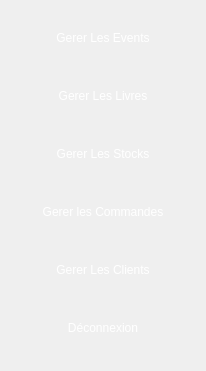
   <widget class="QWidget" name="gridLayoutWidget">
    <property name="geometry">
     <rect>
      <x>0</x>
      <y>10</y>
      <width>206</width>
      <height>371</height>
     </rect>
    </property>
    <layout class="QGridLayout" name="gridLayout">
     <item row="7" column="0">
      <widget class="QPushButton" name="Dconnexion">
       <property name="maximumSize">
        <size>
         <width>16777215</width>
         <height>50</height>
        </size>
       </property>
       <property name="styleSheet">
        <string notr="true">QPushButton {
            color: white;
            border-image: url(:/img/bouton.png) 3 10 3 10;
	font: 12pt &quot;calibri&quot;;
            border-top: 3px transparent;
            border-bottom: 3px transparent;
            border-right: 10px transparent;
            border-left: 10px transparent;
        }</string>
       </property>
       <property name="text">
        <string>Déconnexion</string>
       </property>
      </widget>
     </item>
     <item row="3" column="0">
      <widget class="QPushButton" name="stocks">
       <property name="maximumSize">
        <size>
         <width>16777215</width>
         <height>50</height>
        </size>
       </property>
       <property name="styleSheet">
        <string notr="true">QPushButton {
            color: white;
            border-image: url(:/img/bouton.png) 3 10 3 10;
	font: 12pt &quot;calibri&quot;;
            border-top: 3px transparent;
            border-bottom: 3px transparent;
            border-right: 10px transparent;
            border-left: 10px transparent;
        }</string>
       </property>
       <property name="text">
        <string>Gerer Les Stocks</string>
       </property>
      </widget>
     </item>
     <item row="0" column="0">
      <widget class="QPushButton" name="events">
       <property name="maximumSize">
        <size>
         <width>16777215</width>
         <height>50</height>
        </size>
       </property>
       <property name="styleSheet">
        <string notr="true">QPushButton {
            color: white;
            border-image: url(:/img/bouton.png) 3 10 3 10;
	font: 12pt &quot;calibri&quot;;
            border-top: 3px transparent;
            border-bottom: 3px transparent;
            border-right: 10px transparent;
            border-left: 10px transparent;
        }</string>
       </property>
       <property name="text">
        <string>Gerer Les Events</string>
       </property>
      </widget>
     </item>
     <item row="2" column="0">
      <widget class="QPushButton" name="livres">
       <property name="maximumSize">
        <size>
         <width>16777215</width>
         <height>50</height>
        </size>
       </property>
       <property name="styleSheet">
        <string notr="true">QPushButton {
            color: white;
            border-image: url(:/img/bouton.png) 3 10 3 10;
	font: 12pt &quot;calibri&quot;;
            border-top: 3px transparent;
            border-bottom: 3px transparent;
            border-right: 10px transparent;
            border-left: 10px transparent;
        }</string>
       </property>
       <property name="text">
        <string>Gerer Les Livres</string>
       </property>
      </widget>
     </item>
     <item row="6" column="0">
      <widget class="QPushButton" name="clients">
       <property name="maximumSize">
        <size>
         <width>16777215</width>
         <height>50</height>
        </size>
       </property>
       <property name="styleSheet">
        <string notr="true">QPushButton {
            color: white;
            border-image: url(:/img/bouton.png) 3 10 3 10;
	font: 12pt &quot;calibri&quot;;
            border-top: 3px transparent;
            border-bottom: 3px transparent;
            border-right: 10px transparent;
            border-left: 10px transparent;
        }</string>
       </property>
       <property name="text">
        <string>Gerer Les Clients</string>
       </property>
      </widget>
     </item>
     <item row="4" column="0">
      <widget class="QPushButton" name="commandes">
       <property name="maximumSize">
        <size>
         <width>16777215</width>
         <height>50</height>
        </size>
       </property>
       <property name="styleSheet">
        <string notr="true">QPushButton {
            color: white;
            border-image: url(:/img/bouton.png) 3 10 3 10;
	font: 12pt &quot;calibri&quot;;
            border-top: 3px transparent;
            border-bottom: 3px transparent;
            border-right: 10px transparent;
            border-left: 10px transparent;
        }</string>
       </property>
       <property name="text">
        <string>Gerer les Commandes</string>
       </property>
      </widget>
     </item>
    </layout>
   </widget>
